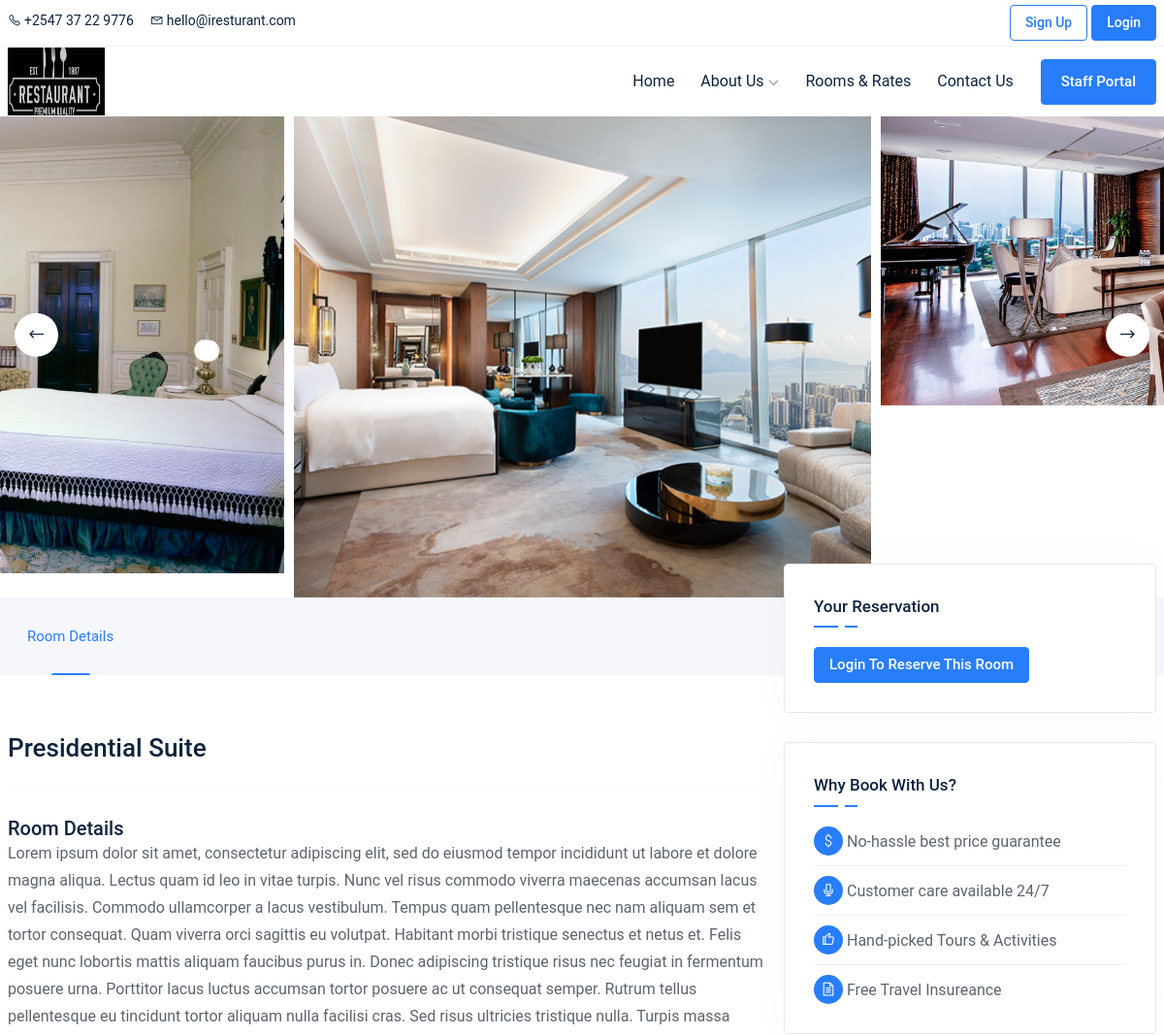
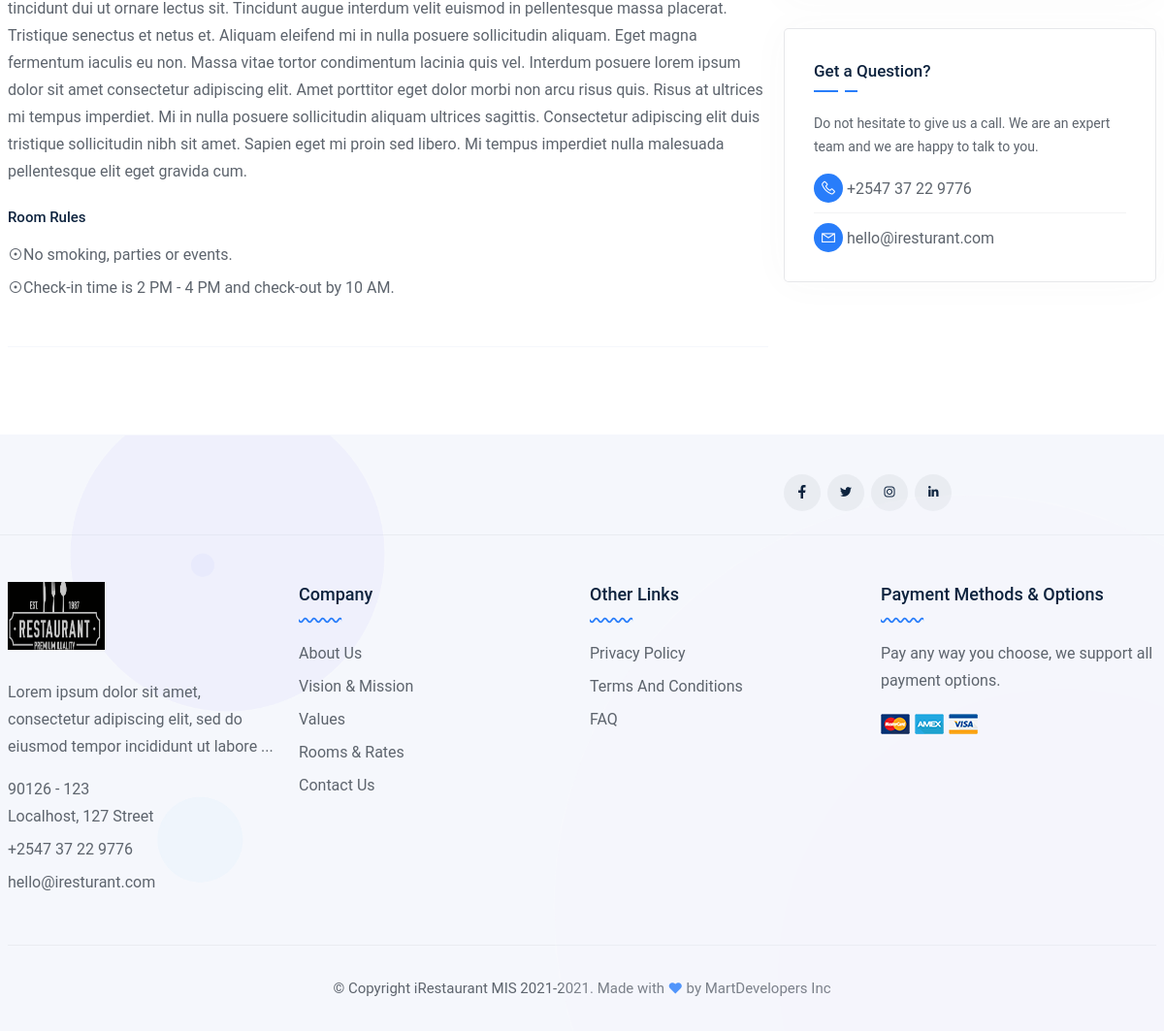
/iResturant/views/landing_room?view=002, run on the app's committed database (2 pictures, top to bottom).
### tables this page shows
CREATE TABLE `iResturant_System_Details` (
  `system_id` int(200) NOT NULL,
  `system_name` varchar(200) DEFAULT NULL,
  `tagline` longblob,
  `logo` varchar(200) DEFAULT NULL,
  `about` longblob,
  `mail` varchar(200) DEFAULT NULL,
  `contact_details` varchar(200) DEFAULT NULL,
  `address` longblob,
  `sys_facebook` varchar(200) DEFAULT NULL,
  `sys_twitter` varchar(200) DEFAULT NULL,
  `sys_instagram` varchar(200) DEFAULT NULL,
  `sys_linked_in` varchar(200) DEFAULT NULL,
  `landing_about_title` longblob,
  `landing_about` longblob,
  `landing_about_desc` longblob,
  `landing_slide_1` varchar(200) DEFAULT NULL,
  `landing_slide_2` varchar(200) DEFAULT NULL,
  `landing_slide_3` varchar(200) DEFAULT NULL,
  `landing_slide_4` varchar(200) DEFAULT NULL,
  `landing_slide_5` varchar(200) DEFAULT NULL,
  `landing_des` longblob,
  `landing_title` longblob,
  `patners` int(11) DEFAULT NULL,
  `properties` int(11) DEFAULT NULL,
  `orders_made` int(11) DEFAULT NULL,
  `bookings` int(11) DEFAULT NULL,
  `mission` longblob,
  `vision` longblob,
  `sys_values` longblob
);

CREATE TABLE `iResturant_Room` (
  `id` varchar(200) NOT NULL,
  `number` varchar(200) NOT NULL,
  `room_category_id` varchar(200) NOT NULL,
  `price` varchar(200) NOT NULL,
  `status` varchar(200) NOT NULL,
  `details` longblob NOT NULL
);

CREATE TABLE `iResturant_Room_Images` (
  `room_id` varchar(200) NOT NULL,
  `image` varchar(200) NOT NULL
);

CREATE TABLE `iResturant_Room_Category` (
  `id` varchar(200) NOT NULL,
  `name` varchar(200) NOT NULL
);

### views/landing_room.php (the view, shortened to what this page needs)
<?php
require_once('../config/config.php');
$ret = "SELECT * FROM `iResturant_System_Details` JOIN iResturant_Currencies c
WHERE c.status = 'Active'  ";
$stmt = $mysqli->prepare($ret);
$stmt->execute();
$res = $stmt->get_result();
while ($sys = $res->fetch_object()) {
    require_once('../partials/landing_head.php');
?>
    <body>
        <?php require_once('../partials/landing_header.php');
        $view = $_GET['view'];
        $ret = "SELECT  * FROM iResturant_Room WHERE number = '$view'";
        $stmt = $mysqli->prepare($ret);
        $stmt->execute();
        $res = $stmt->get_result();
        while ($rooms = $res->fetch_object()) {
        ?>
            <section class="room-detail-bread">
                <div class="full-width-slider carousel-action">
                    <?php
                    $ret = "SELECT * FROM `iResturant_Room_Images` WHERE room_id = '$rooms->id'  ";
                    $stmt = $mysqli->prepare($ret);
                    $stmt->execute();
                    $res = $stmt->get_result();
                    while ($images = $res->fetch_object()) {
                    ?>
                        <div class="full-width-slide-item">
                            <img src="../public/uploads/sys_data/rooms/<?php echo $images->image; ?>" alt="">
                        </div>
                    <?php
                    } ?>
                </div>
            </section>
            <section class="tour-detail-area padding-bottom-90px">
                <div class="single-content-navbar-wrap menu section-bg" id="single-content-navbar">
                    <div class="container">
                        <div class="row">
                            <div class="col-lg-12">
                                <div class="single-content-nav" id="single-content-nav">
                                    <ul>
                                        <li><a data-scroll="description" href="#description" class="scroll-link active">Room Details</a></li>
                                    </ul>
                                </div>
                            </div>
                        </div>
                    </div>
                </div>
                <?php
                $ret = "SELECT  * FROM iResturant_Room_Category rc
                INNER JOIN iResturant_Room r ON r.room_category_id = rc.id WHERE r.number = '$view'";
                $stmt = $mysqli->prepare($ret);
                $stmt->execute();
                $res = $stmt->get_result();
                while ($room_category = $res->fetch_object()) {
                ?>
                    <div class="single-content-box">
                        <div class="container">
                            <div class="row">
                                <div class="col-lg-8">
                                    <div class="single-content-wrap padding-top-60px">
                                        <div id="description" class="page-scroll">
                                            <div class="single-content-item pb-4">
                                                <h3 class="title font-size-26"><?php echo $room_category->name; ?></h3>
                                            </div>
                                            <div class="section-block"></div>
                                            <div class="single-content-item padding-top-30px padding-bottom-40px">
                                                <h3 class="title font-size-20">Room Details</h3>
                                                <p class="pb-4">
                                                    <?php echo $rooms->details; ?>
                                                </p>
                                                <h3 class="title font-size-15 font-weight-medium pb-3">Room Rules</h3>
                                                <ul class="list-items">
                                                    <li><i class="la la-dot-circle mr-2"></i>No smoking, parties or events.</li>
                                                    <li><i class="la la-dot-circle mr-2"></i>Check-in time is 2 PM - 4 PM and check-out by 10 AM.</li>
                                                </ul>
                                            </div>
                                            <div class="section-block"></div>
                                        </div>
                                    </div>
                                </div>
                                <div class="col-lg-4">
                                    <div class="sidebar single-content-sidebar mb-0">
                                        <div class="sidebar-widget single-content-widget">
                                            <h3 class="title stroke-shape">Your Reservation</h3>
                                            <div class="sidebar-widget-item">
                                                <div class="contact-form-action">
                                                    <form action="#">
                                                        <a href="my_login" class="theme-btn theme-btn-small">Login To Reserve This Room</a>
                                                    </form>
                                                </div>
                                            </div>
                                        </div>
                                        <div class="sidebar-widget single-content-widget">
                                            <h3 class="title stroke-shape">Why Book With Us?</h3>
                                            <div class="sidebar-list">
                                                <ul class="list-items">
                                                    <li><i class="la la-dollar icon-element mr-2"></i> No-hassle best price guarantee</li>
                                                    <li><i class="la la-microphone icon-element mr-2"></i> Customer care available 24/7</li>
                                                    <li><i class="la la-thumbs-up icon-element mr-2"></i> Hand-picked Tours & Activities</li>
                                                    <li><i class="la la-file-text icon-element mr-2"></i> Free Travel Insureance</li>
                                                </ul>
                                            </div>
                                        </div>
                                        <div class="sidebar-widget single-content-widget">
                                            <h3 class="title stroke-shape">Get a Question?</h3>
                                            <p class="font-size-14 line-height-24">Do not hesitate to give us a call. We are an expert team and we are happy to talk to you.</p>
                                            <div class="sidebar-list pt-3">
                                                <ul class="list-items">
                                                    <li><i class="la la-phone icon-element mr-2"></i><a href="#"> <?php echo $sys->contact_details; ?></a></li>
                                                    <li><i class="la la-envelope icon-element mr-2"></i><a href="mailto:<?php echo $sys->mail; ?>"> <?php echo $sys->mail; ?></a></li>
                                                </ul>
                                            </div>
                                        </div>
                                    </div>
                                </div>
                            </div>
                        </div>
                    </div>
                <?php } ?>
            </section>
        <?php
        } ?>
        <?php require_once('../partials/landing_footer.php'); ?>
    </body>
    </html>
<?php } ?>

### partials/landing_header.php (shortened to what this page needs)
<header class="header-area">
    <div class="header-top-bar padding-right-100px padding-left-100px">
        <div class="container-fluid">
            <div class="row align-items-center">
                <div class="col-lg-6">
                    <div class="header-top-content">
                        <div class="header-left">
                            <ul class="list-items">
                                <li><a href="#"><i class="la la-phone mr-1"></i><?php echo $sys->contact_details; ?></a></li>
                                <li><a href="mailto:<?php echo $sys->mail; ?>"><i class="la la-envelope mr-1"></i><?php echo $sys->mail; ?></a></li>
                            </ul>
                        </div>
                    </div>
                </div>
                <div class="col-lg-6">
                    <div class="header-top-content">
                        <div class="header-right d-flex align-items-center justify-content-end">
                            <div class="header-right-action">
                                <a href="my_signup" class="theme-btn theme-btn-small theme-btn-transparent mr-1">Sign Up</a>
                                <a href="my_login" class="theme-btn theme-btn-small">Login</a>
                            </div>
                        </div>
                    </div>
                </div>
            </div>
        </div>
    </div>
    <div class="header-menu-wrapper padding-right-100px padding-left-100px">
        <div class="container-fluid">
            <div class="row">
                <div class="col-lg-12">
                    <div class="menu-wrapper justify-content-between">
                        <div class="logo">
                            <a href="../index"><img src="../public/uploads/sys_logo/<?php echo $sys->logo; ?>" height="70" width="100" alt="logo"></a>
                        </div>
                        <div class="main-menu-content pr-0 ml-0">
                            <nav>
                                <ul>
                                    <li>
                                        <a href="landing_index">Home</a>
                                    </li>
                                    <li>
                                        <a href="#">About Us <i class="la la-angle-down"></i></a>
                                    </li>
                                    <li>
                                        <a href="landing_rooms">Rooms & Rates</a>
                                    </li>
                                    <li>
                                        <a href="landing_contact">Contact Us</a>
                                    </li>
                                </ul>
                            </nav>
                        </div>
                        <div class="nav-btn">
                            <a href="staff_login" class="theme-btn">Staff Portal</a>
                        </div>
                    </div>
                </div>
            </div>
        </div>
    </div>
</header>

### partials/landing_footer.php (shortened to what this page needs)
<section class="footer-area section-bg padding-top-40px padding-bottom-30px">
    <div class="container">
        <div class="row align-items-center">
            <div class="col-lg-4">
                <div class="footer-social-box text-right">
                    <ul class="social-profile">
                        <li><a href="<?php echo $sys->sys_facebook; ?>"><i class="lab la-facebook-f"></i></a></li>
                        <li><a href="<?php echo $sys->sys_twitter; ?>"><i class="lab la-twitter"></i></a></li>
                        <li><a href="<?php echo $sys->sys_instagram; ?>"><i class="lab la-instagram"></i></a></li>
                        <li><a href="<?php echo $sys->sys_linked_in; ?>"><i class="lab la-linkedin-in"></i></a></li>
                    </ul>
                </div>
            </div>
        </div>
    </div>
    <div class="section-block mt-4 mb-5"></div>
    <div class="container">
        <div class="row">
            <div class="col-lg-3 responsive-column">
                <div class="footer-item">
                    <div class="footer-logo padding-bottom-30px">
                        <a href="index.html" class="foot__logo"><img height="70" width="100" src="../public/uploads/sys_logo/<?php echo $sys->logo; ?>" alt="logo"></a>
                    </div>
                    <p class="footer__desc"><?php echo substr($sys->about, 0, 100); ?>...</p>
                    <ul class="list-items pt-3">
                        <li><?php echo $sys->address; ?></li>
                        <li><?php echo $sys->contact_details; ?></li>
                        <li><a href="mailto:<?php echo $sys->mail; ?>"><?php echo $sys->mail; ?></a></li>
                    </ul>
                </div>
            </div>
            <div class="col-lg-3 responsive-column">
                <div class="footer-item">
                    <h4 class="title curve-shape pb-3 margin-bottom-20px" data-text="curvs">Company</h4>
                    <ul class="list-items list--items">
                        <li><a href="landing_about">About Us</a></li>
                        <li><a href="landing_mission">Vision & Mission</a></li>
                        <li><a href="landing_values">Values</a></li>
                        <li><a href="landing_rooms">Rooms & Rates</a></li>
                        <li><a href="landing_contact">Contact Us</a></li>
                    </ul>
                </div>
            </div>
            <div class="col-lg-3 responsive-column">
                <div class="footer-item">
                    <h4 class="title curve-shape pb-3 margin-bottom-20px" data-text="curvs">Other Links</h4>
                    <ul class="list-items list--items">
                        <li><a href="landing_privacy_policy">Privacy Policy</a></li>
                        <li><a href="landing_tc">Terms And Conditions</a></li>
                        <li><a href="landing_faq">FAQ</a></li>
                    </ul>
                </div>
            </div>
            <div class="col-lg-3 responsive-column">
                <div class="footer-item">
                    <h4 class="title curve-shape pb-3 margin-bottom-20px" data-text="curvs">Payment Methods & Options</h4>
                    <p class="footer__desc pb-3">Pay any way you choose, we support all payment options.</p>
                    <img src="../public/images/payment-img.png" alt="">
                </div>
            </div>
        </div>
        <div class="section-block"></div>
        <div class="row">
            <div class="col-lg-12">
                <div class="copy-right padding-top-30px text-center">
                    <p class="copy__desc">
                        &copy; Copyright <?php echo $sys->system_name; ?> 2021-<?php echo date('Y'); ?>. Made with
                        <span class="la la-heart"></span> by <a href="http://martdev.info" target="_blank">MartDevelopers Inc</a>
                    </p>
                </div>
            </div>
        </div>
    </div>
</section>

### data on the page
iresturant_system_details: contact_details "+2547 37 22 9776", mail "hello@iresturant.com", logo (picture), about "Lorem ipsum dolor sit amet, consectetur adipiscing elit, sed do eiusmod tempor incididunt ut labore", address "90126 - 123 Localhost, 127 Street", system_name "iRestaurant MIS"
iresturant_room: room_category.name "Presidential Suite", details "Lorem ipsum dolor sit amet, consectetur adipiscing elit, sed do eiusmod tempor incididunt ut labore et dolore magna aliqua. Lectus quam id leo in vitae turpis. Nunc vel risus commodo viverra maecenas accumsan lacus vel facilisis. Commodo ullamcorper a lacus vestibulum. Tempus quam pellentesque nec nam aliquam sem et tortor consequat. Quam viverra orci sagittis eu volutpat. Habitant morbi tristique senectus et netus et. Felis eget nunc lobortis mattis aliquam faucibus purus in. Donec adipiscing tristique risus nec feugiat in fermentum posuere urna. Porttitor lacus luctus accumsan tortor posuere ac ut consequat semper. Rutrum tellus pellentesque eu tincidunt tortor aliquam nulla facilisi…"
iresturant_room_images: image (picture)
iresturant_room_images: image (picture)
iresturant_room_images: image (picture)
